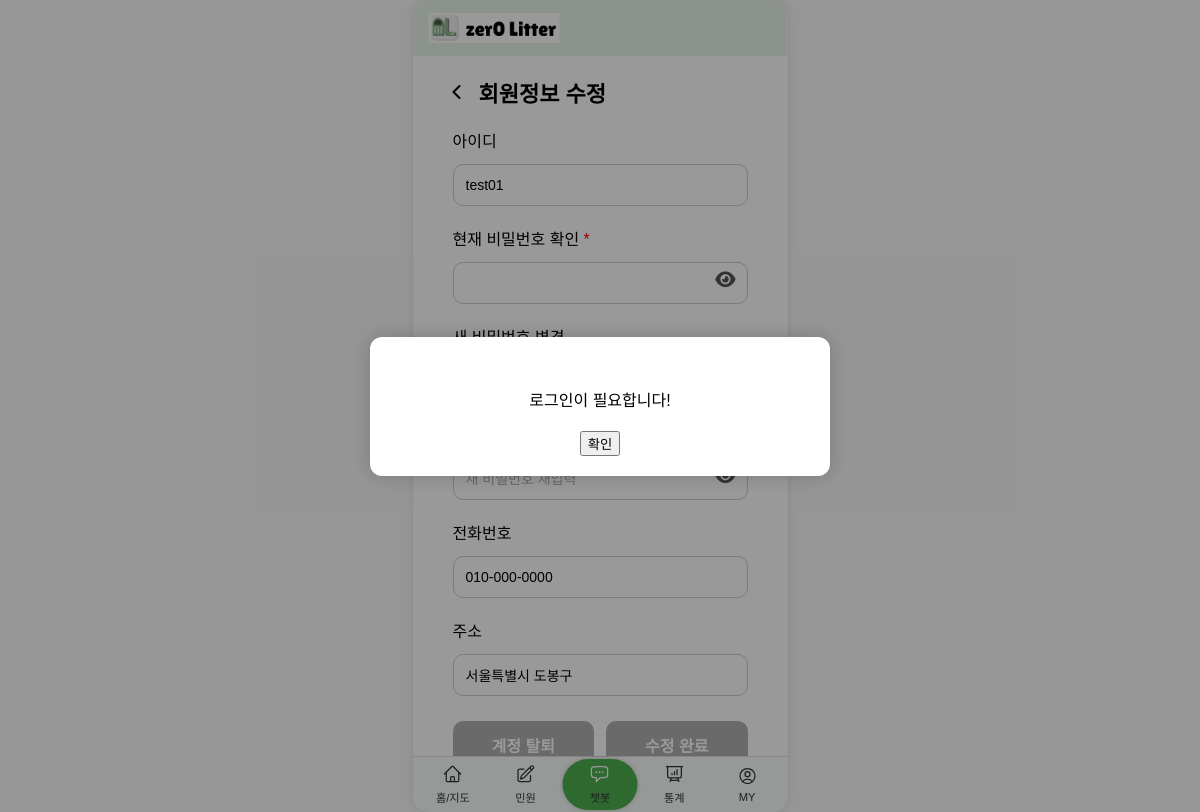
/accounts/mypage/edit/ (signed in), run on an earlier commit of the app's database.
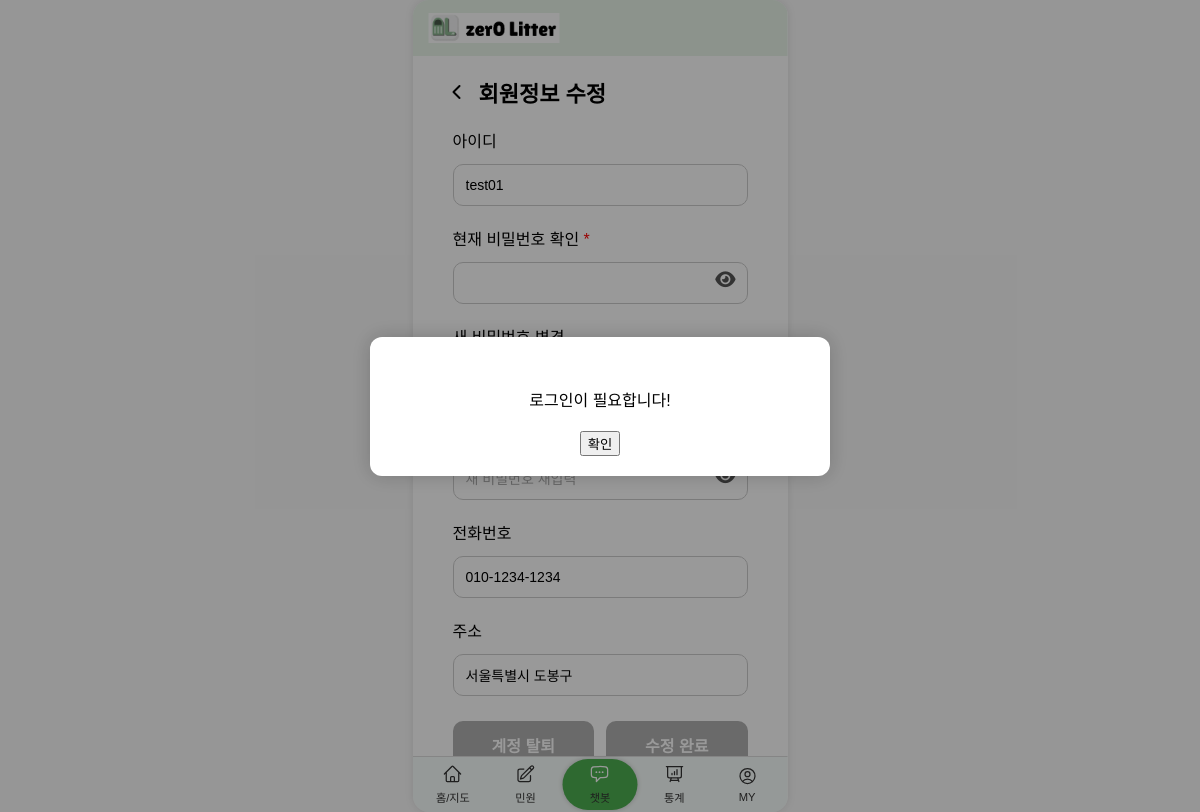
And on a later commit of the database.
### common/models.py (models this page shows)
class Users(AbstractUser):
    name = models.CharField(max_length=100)  # 사용자 이름 (실명)
    birth = models.DateField()  # 슈퍼 유저 필요하면 임시로 null, blank 허용으로 변경해야함 null=True, blank=True (슈퍼유저 생성 후 다시 변경할 것)
    gender = models.CharField(max_length=20)
    address = models.CharField(max_length=255)
    phone_number = models.CharField(max_length=20)
    user_reg_date = models.DateTimeField(auto_now_add=True)
    class Meta:
        db_table = 'users'

### accounts/views.py (the view)
# urls.py: path('mypage/edit/', views.mypage_edit, name='mypage_edit'),
def mypage_edit(request): # 회원정보 수정 페이지를 보여줌
    user = request.user
    return render(request, 'accounts/mypage_edit.html', {'user':user})

### templates/accounts/mypage_edit.html (shortened to what this page needs)
{% extends 'nav_base.html' %}
{% load static %}
{% block extra_head %}
<link rel="stylesheet" href="{% static 'css/mypage_edit.css' %}">
<link rel="stylesheet" href="https://cdnjs.cloudflare.com/ajax/libs/font-awesome/6.5.0/css/all.min.css">
{% endblock %}
{% block content %}
  <div class="container">
    <div class="top-row">
      <a href="{% url 'accounts:mypage_home' %}" class="back-link">
        <i class="fa-solid fa-chevron-left"></i>
        <span class="page-title-text">회원정보 수정</span>
      </a>
    </div>
    <form id="edit-form" method="post" action="{% url 'accounts:mypage_update' %}" onsubmit="return validateForm()">
      <div class="input-block">
        <label>아이디</label>
        <input type="text" name="username" value="{{ user.username }}" readonly>
      </div>
      <div class="form-group">
        <label>현재 비밀번호 확인 <span style="color:red;">*</span></label>
        <div class="input-wrapper">
          <input type="password" id="current_pw" name="current_password" onblur="checkCurrentPassword()">
          <i class="fa-solid fa-eye toggle-eye" onclick="togglePassword('current_pw', this)"></i>
        </div>
      </div>
      <div class="form-group">
        <label>새 비밀번호 변경</label>
        <div class="input-wrapper">
        </div>
      </div>
      <div class="form-group">
        <label>새 비밀번호 확인</label>
        <div class="input-wrapper">
          <input type="password" id="confirm_pw" name="password_confirm" placeholder="새 비밀번호 재입력">
          <i class="fa-solid fa-eye toggle-eye" onclick="togglePassword('confirm_pw', this)"></i>
        </div>
      </div>
      <div class="input-block">
        <label>전화번호</label>
        <input type="text" id="phone" name="phone_number" value="{{ user.phone_number }}">
      </div>
      <div class="input-block">
        <label>주소</label>
        <input type="text" name="address" value="{{ user.address }}">
      </div>
      <div class="btn-group">
        <button type="submit"
                class="btn-submit btn-delete"
                formaction="{% url 'accounts:delete_user' %}"
                formmethod="post"
                onclick="return confirmDelete(event)">
          계정 탈퇴
        </button>
        <button type="submit" class="btn-submit">수정 완료</button>
      </div>
    </form>
  </div>
{% endblock %}

### templates/nav_base.html (shortened to what this page needs)
<!DOCTYPE html>
<html lang="ko">
<head>
  {% load static %}
  <link rel="stylesheet" href="{% static 'css/common.css' %}">
  <link rel="stylesheet" href="{% static 'css/nav.css' %}">
  {% block extra_head %}{% endblock %}
</head>
<body>
  <div class="app-wrapper">
    <header class="header">
      <div class="logo">
        <a href="{% url 'trash_loc:home' %}">
          <img src="{% static 'img/logo.png' %}" alt="zer0 Litter" />
        </a>
      </div>
    </header>
    <main>
      {% block content %}{% endblock %}
    </main>
    <footer class="bottom-nav-modern">
      <a href="{% url 'trash_loc:home' %}" class="nav-item">
        <span>홈/지도</span>
      </a>
      <a href="{% url 'complain:complain_add' %}" class="nav-item">
        <span>민원</span>
      </a>
      {% if scenario_id %}
      <a href="{% url 'chatbot:chatbot_chat' scenario_id=scenario_id %}" class="nav-item central-item">
      {% else %}
      <a href="{% url 'chatbot:chatbot_chat_default' %}" class="nav-item central-item">
      {% endif %}
        <span>챗봇</span>
      </a>
      <a href="{% url 'dashboard:dashboard' %}" class="nav-item">
        <span>통계</span>
      </a>
    {% if user.is_authenticated %}
      <a href="{% url 'accounts:mypage_home' %}" class="nav-item">
        <span>MY</span>
      </a>
    {% endif %}
    </footer>
  </div>
  <div id="common-modal" class="modal-overlay" style="display: none;">
    <div class="modal-content">
      <p id="modal-message" data-active="false"></p>
      <div class="modal-buttons">
        <button id="modal-confirm-btn">확인</button>
      </div>
    </div>
  </div>
</body>
</html>

### static/CSS/common.css (style rules this page uses)
html, body { margin: 0; padding: 0; background: #f9f9f9; font-family: sans-serif; height: 100%; }
a { text-decoration: none; color: inherit; }
button { cursor: pointer; }
.modal-overlay { position: fixed; top: 0; left: 0; width: 100%; height: 100%; display: none; align-items: center; justify-content: center; background-color: rgba(0, 0, 0, 0.4); z-index: 9999; }
.modal-content { background-color: white; padding: 20px 30px; border-radius: 12px; box-shadow: 0 0 20px rgba(0, 0, 0, 0.2); max-width: 400px; width: 90%; text-align: center; font-size: 16px; position: relative; }
#modal-message { font-size: 16px; font-weight: normal; margin: 30px 0 20px 0; color: black; text-align: center; }
header { height: 60px; flex-shrink: 0; }
main { flex: 1 0 auto; overflow-y: auto; }
footer { height: 60px; flex-shrink: 0; }

### static/CSS/nav.css (style rules this page uses)
.app-wrapper { width: 375px; height: 812px; margin: 0 auto; background: white; border-radius: 16px; box-shadow: 0 0 8px rgba(0,0,0,0.1); display: flex; flex-direction: column; overflow: hidden; position: relative; }
.header { position: absolute; top: 0; left: 50%; transform: translateX(-50%); width: 375px; height: 56px; background-color: #e8f5e9; display: flex; justify-content: space-between; align-items: center; padding: 0 1rem; z-index: 1000; box-sizing: border-box; }
.logo img { height: 30px; vertical-align: middle; }
main { margin-top: 56px; margin-bottom: 56px; flex: 1; overflow-y: auto; padding: 20px; width: 375px; box-sizing: border-box; margin-left: auto; margin-right: auto; min-height: calc(100vh - 112px); padding-bottom: 80px; }
.bottom-nav-modern { position: absolute; bottom: 0; left: 50%; transform: translateX(-50%); width: 375px; height: 56px; background-color: #f8fefc; border-top: 1px solid #ddd; display: flex; justify-content: space-around; align-items: center; padding: 0.5rem 0.25rem; z-index: 1000; box-sizing: border-box; }
.nav-item { display: flex; flex-direction: column; align-items: center; font-size: 0.7rem; text-decoration: none; color: #333; flex: 1; padding: 0.2rem; transition: color 0.3s; }
.nav-icon { width: 20px; height: 20px; color: #333; transition: color 0.3s ease; margin-bottom: 5px; }
.central-item { background-color: #4caf4f; border-radius: 99px; padding: 0.3rem; box-shadow: 0 0 5px rgba(0, 0, 0, 0.2); }
.central-item .nav-icon { color: white; transition: color 0.3s ease; }
.modal-buttons { display: flex; justify-content: center; gap: 10px; margin-top: 20px; }

### static/CSS/mypage_edit.css (style rules this page uses)
main { display: flex; justify-content: center; }
.top-row { display: flex; align-items: center; margin-bottom: 20px; }
.container { max-width: 480px; width: 100%; margin: 0 auto; padding: 0 20px; }
label { font-weight: 500; margin-bottom: 6px; display: block; }
input[type="text"], input[type="password"] { width: 100%; padding: 12px; border: 1px solid #ccc; border-radius: 10px; box-sizing: border-box; font-size: 14px; margin-top: 6px; }
input::placeholder { color: #aaa; }
.btn-group { display: flex; justify-content: space-between; gap: 12px; margin-top: 25px; }
.btn-group button { flex: 1; padding: 12px; font-size: 16px; border-radius: 10px; border: none; cursor: pointer; font-weight: bold; }
.btn-delete { background-color: #B0B0B0; color: white; transition: background-color 0.2s ease; }
.btn-submit { background-color: #B0B0B0; color: white; box-shadlow: none; }
.back-link { display: flex; align-items: center; text-decoration: none; color: black; gap: 16px; }
.page-title-text { font-size: 22px; font-weight: bold; }
.form-group, .input-block { margin-bottom: 20px; }
.input-wrapper { position: relative; }
.input-wrapper input { width: 100%; padding: 12px 40px 12px 12px; border: 1px solid #ccc; border-radius: 10px; font-size: 14px; box-sizing: border-box; }
.toggle-eye { position: absolute; right: 12px; top: 50%; transform: translateY(-50%); cursor: pointer; font-size: 18px; color: #555; }

What changed in the data, as far as the page shows it:
changed Users "test01": phone_number "010-000-0000" → "010-1234-1234"
